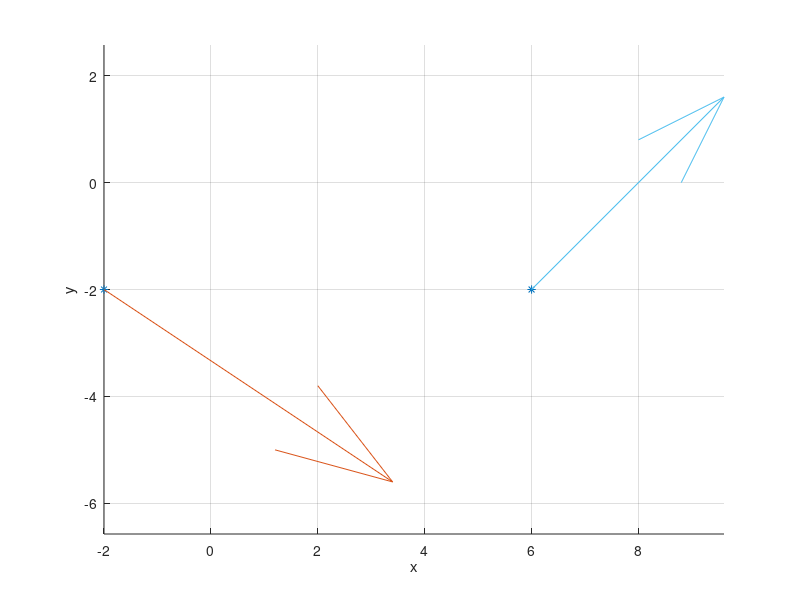

This figure's MATLAB source: (Note: this script raises an error after producing the figure.)
clear;
hold on;
axis equal;
grid on;

xlabel('x');
ylabel('y');
zlabel('z');

Px = [-2 6];
Py = [-2 -2];
plot(Px, Py, '*');
Vx = [6 4];
Vy = [-4 4];
quiver(Px(1), Py(1), Vx(1), Vy(1));
quiver(Px(2), Py(2), Vx(2), Vy(2));

syms t;
t0 = 0;
t1 = 1;
%% érintő vektoros hermitiv
syms a3 a2 a1 a0
x(t) = a3*t^3 + a2*t^2 + a1*t + a0;
xd(t) = diff(x, t);
ex = [x(t0) == Px(1), x(t1) == Px(2), xd(t0) == Vx(1), xd(t1) == Vx(2)];
mx = solve(ex, [a3 a2 a1 a0]);
cx(t) = subs(x, [a3 a2 a1 a0], [mx.a3 mx.a2 mx.a1 mx.a0]);

syms b3 b2 b1 b0
y(t) = b3*t^3 + b2*t^2 + b1*t + b0;
yd(t) = diff(y, t);
ey = [y(t0) == Py(1), y(t1) == Py(2), yd(t0) == Vy(1), yd(t1) == Vy(2)];
my = solve(ey, [b3 b2 b1 b0]);
cy(t) = subs(y, [b3 b2 b1 b0], [my.b3 my.b2 my.b1 my.b0]);

fplot(cx, cy, [t0 t1]);
hold off;